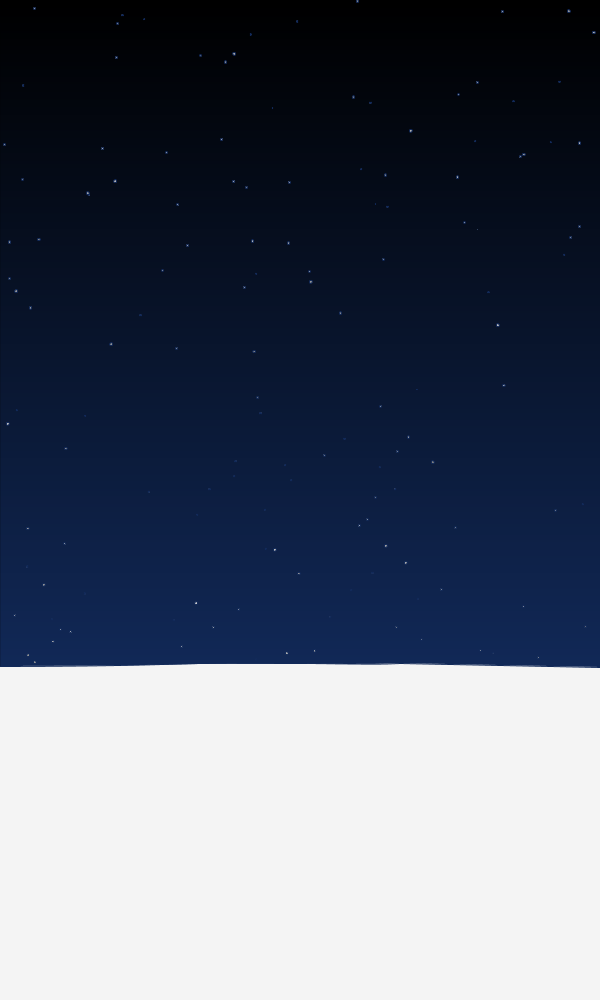
Frame 1 (no input)
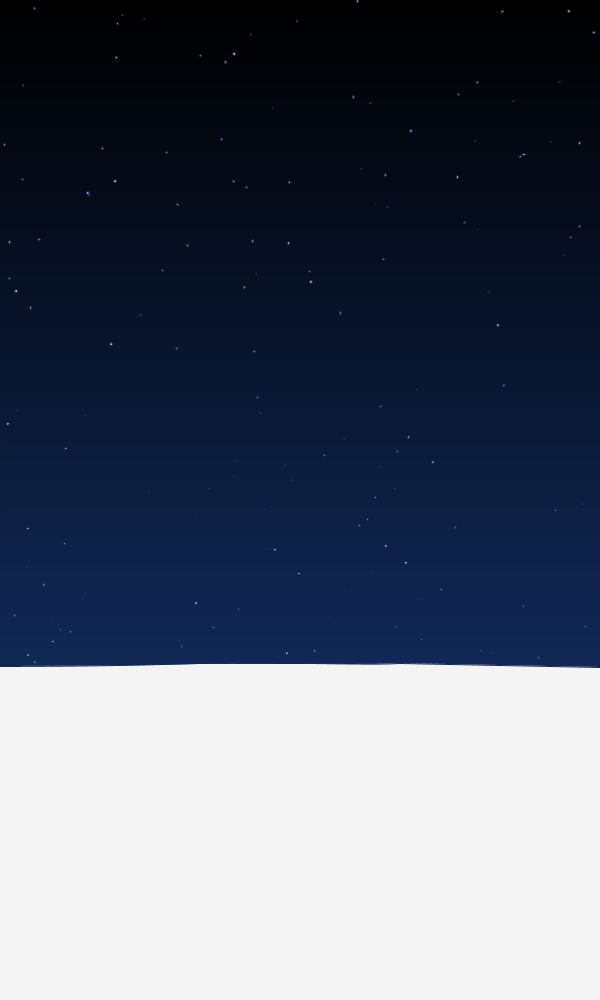
Frame 60 (the mouse pressed at the canvas centre just before this capture)
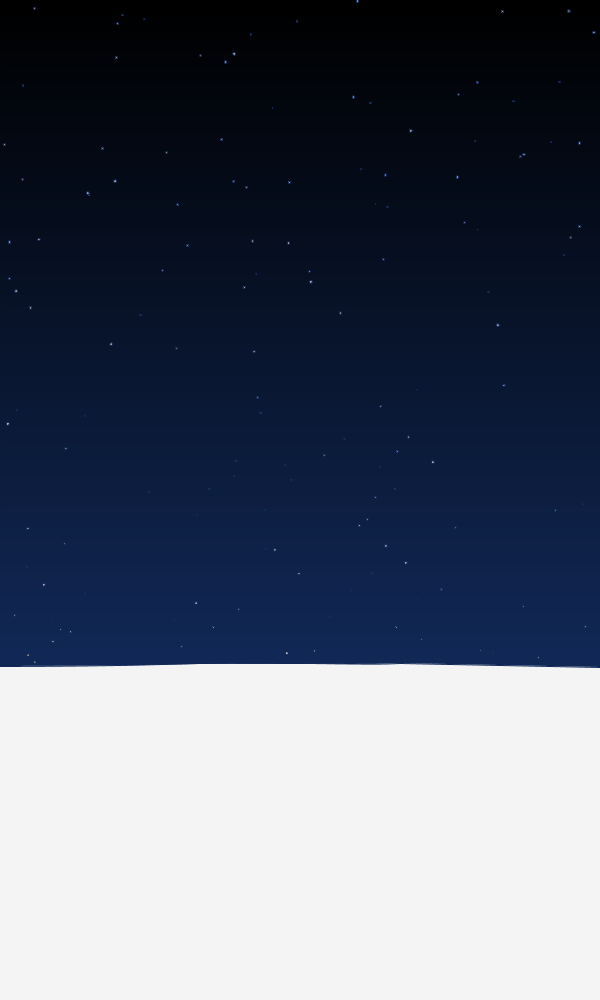
Frame 120 (the mouse held since frame 60 and released just before this capture)

The Processing sketch that drew these frames (run headless with seeded random() and noise(); from frame 60 on, the mouse is pressed at the canvas centre):

// Processing sketch: noc_merryxmas001
// ── noc_merryxmas001.pde
Star[] stars = new Star[200];
Ground ground;
Sky sky;

void setup(){
  size(600, 1000);
  background(0);
  
  colorMode(HSB, 360, 100, 100);
  noStroke();
  smooth();
  
  // Star
  for(int i = 0; i < stars.length; i++){
    float size = sqrt(random(0.1, 8));
    float twink = random(22, 48);
    stars[i] = new Star(size, twink);
  }
  
  // Sky
  int skyheight = height / 3 * 2;
  sky = new Sky(skyheight);
  
  // Ground
  int gndheight = height / 3;
  ground = new Ground(gndheight);
}

void draw(){  
  // Sky
  sky.display();
  
  // Star
  for(int i = 0; i < stars.length; i++){
    stars[i].update();
    stars[i].display();
  }
  
  // Ground
  ground.display();
}

class Star{
  float x, y, size, twink, shine;
  Star(float _s, float _t){
    size = _s;
    twink = _t;
    x = random(0, width);
    y = random(0, height);
  }
  
  void update(){
    shine = (random(twink, 98)+random(twink, 98)+random(twink, 98)+random(twink, 98)+random(twink, 98)+random(twink, 98))/6;
  }
  
  void display(){
    fill(0, 0, shine);
    ellipse(x, y, size, size);
  }
}

class Sky{
  int skyheight;
  
  Sky(int _h){
    skyheight = _h + 15;  
  }
  
  void display(){
    for(int i = 0; i < skyheight; i++){
      float g = 35.0 / skyheight * i;
      stroke(220, 80, g);
      line(0, i, width, i);
    }
  }
  
}


class Ground{
  float[] peaks = new float[width];
  int gndheight;
  
  Ground(int _h){
    gndheight = height - _h;
    for(int i = 0; i < peaks.length; i++){
      peaks[i] = random(-15, 15);
    }
  }
  
  void display(){
    fill(0, 0, 96);
    beginShape(); 
    vertex(-1, height / 3 * 2);
    for(int i = 0; i < width; i += 100){
      curveVertex(i, gndheight + peaks[i]);
    }
    vertex(width, gndheight); 
    vertex(width, height);
    vertex(-1, height);
    endShape(CLOSE);   
  }
}
